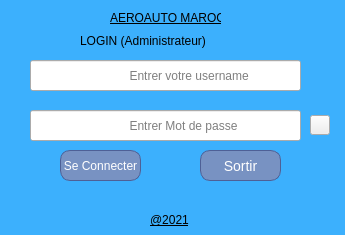
<?xml version="1.0" encoding="UTF-8"?>
<ui version="4.0">
 <class>Dialog</class>
 <widget class="QDialog" name="Dialog">
  <property name="geometry">
   <rect>
    <x>0</x>
    <y>0</y>
    <width>345</width>
    <height>235</height>
   </rect>
  </property>
  <property name="minimumSize">
   <size>
    <width>235</width>
    <height>235</height>
   </size>
  </property>
  <property name="maximumSize">
   <size>
    <width>345</width>
    <height>235</height>
   </size>
  </property>
  <property name="windowTitle">
   <string>Dialog</string>
  </property>
  <property name="styleSheet">
   <string notr="true">QDialog#Dialog {
 background: #3cb0fd;
  background-image: -webkit-linear-gradient(top, #3cb0fd, #3498db);
  background-image: -moz-linear-gradient(top, #3cb0fd, #3498db);
  background-image: -ms-linear-gradient(top, #3cb0fd, #3498db);
  background-image: -o-linear-gradient(top, #3cb0fd, #3498db);
  background-image: linear-gradient(to bottom, #3cb0fd, #3498db);
  text-decoration: none;
 border-radius:15px;
}
</string>
  </property>
  <widget class="QLineEdit" name="lineEdit">
   <property name="geometry">
    <rect>
     <x>30</x>
     <y>60</y>
     <width>271</width>
     <height>31</height>
    </rect>
   </property>
   <property name="styleSheet">
    <string notr="true"/>
   </property>
   <property name="placeholderText">
    <string>                             Entrer votre username </string>
   </property>
  </widget>
  <widget class="QLineEdit" name="lineEdit_2">
   <property name="geometry">
    <rect>
     <x>30</x>
     <y>110</y>
     <width>271</width>
     <height>31</height>
    </rect>
   </property>
   <property name="echoMode">
    <enum>QLineEdit::Password</enum>
   </property>
   <property name="placeholderText">
    <string>                             Entrer Mot de passe</string>
   </property>
  </widget>
  <widget class="QPushButton" name="pushButton">
   <property name="geometry">
    <rect>
     <x>60</x>
     <y>150</y>
     <width>81</width>
     <height>31</height>
    </rect>
   </property>
   <property name="cursor">
    <cursorShape>PointingHandCursor</cursorShape>
   </property>
   <property name="styleSheet">
    <string notr="true">.QPushButton {
	box-shadow: 0px 0px 0px 2px #9fb4f2;
	background:linear-gradient(to bottom, #7892c2 5%, #476e9e 100%);
	background-color:#7892c2;
	border-radius:10px;
	border:1px solid #4e6096;
	display:inline-block;
	cursor:pointer;
	color:#ffffff;
	font-family:Arial;
	font-size:12px;
	padding:8px 2px;
	text-decoration:none;
	text-shadow:0px 1px 0px #283966;
}
.QPushButton:hover {
	background:linear-gradient(to bottom, #476e9e 5%, #7892c2 100%);
	background-color:#77b55a;
}
.QPushButton:active {
	position:relative;
	top:1px;
}</string>
   </property>
   <property name="text">
    <string>Se Connecter</string>
   </property>
  </widget>
  <widget class="QPushButton" name="pushButton_2">
   <property name="geometry">
    <rect>
     <x>310</x>
     <y>115</y>
     <width>20</width>
     <height>20</height>
    </rect>
   </property>
   <property name="cursor">
    <cursorShape>PointingHandCursor</cursorShape>
   </property>
   <property name="styleSheet">
    <string notr="true"/>
   </property>
   <property name="text">
    <string/>
   </property>
  </widget>
  <widget class="QLabel" name="label_3">
   <property name="geometry">
    <rect>
     <x>110</x>
     <y>10</y>
     <width>111</width>
     <height>16</height>
    </rect>
   </property>
   <property name="styleSheet">
    <string notr="true">font: italic 8pt &quot;Arial&quot;;
text-decoration: underline;</string>
   </property>
   <property name="text">
    <string>AEROAUTO MAROC </string>
   </property>
  </widget>
  <widget class="QLabel" name="label_4">
   <property name="geometry">
    <rect>
     <x>150</x>
     <y>210</y>
     <width>51</width>
     <height>20</height>
    </rect>
   </property>
   <property name="styleSheet">
    <string notr="true">font: italic 8pt &quot;Arial&quot;;
text-decoration: underline;</string>
   </property>
   <property name="text">
    <string>@2021</string>
   </property>
  </widget>
  <widget class="QPushButton" name="pushButton_3">
   <property name="geometry">
    <rect>
     <x>200</x>
     <y>150</y>
     <width>81</width>
     <height>31</height>
    </rect>
   </property>
   <property name="cursor">
    <cursorShape>PointingHandCursor</cursorShape>
   </property>
   <property name="styleSheet">
    <string notr="true">.QPushButton {
	box-shadow: 0px 0px 0px 2px #9fb4f2;
	background:linear-gradient(to bottom, #7892c2 5%, #476e9e 100%);
	background-color:#7892c2;
	border-radius:10px;
	border:1px solid #4e6096;
	display:inline-block;
	cursor:pointer;
	color:#ffffff;
	font-family:Arial;
	font-size:14px;
	padding:3px 2px;
	text-decoration:none;
	text-shadow:0px 1px 0px #283966;
}
.QPushButton:hover {
	background:linear-gradient(to bottom, #476e9e 5%, #7892c2 100%);
	background-color:#e33636;
}
.QPushButton:active {
	position:relative;
	top:1px;
}</string>
   </property>
   <property name="text">
    <string>Sortir</string>
   </property>
  </widget>
  <widget class="QLabel" name="label_5">
   <property name="geometry">
    <rect>
     <x>80</x>
     <y>30</y>
     <width>211</width>
     <height>21</height>
    </rect>
   </property>
   <property name="styleSheet">
    <string notr="true">font: 75 italic 14pt &quot;Arial&quot;;</string>
   </property>
   <property name="text">
    <string>LOGIN (Administrateur)</string>
   </property>
  </widget>
  <widget class="QLabel" name="label_2">
   <property name="geometry">
    <rect>
     <x>80</x>
     <y>190</y>
     <width>191</width>
     <height>21</height>
    </rect>
   </property>
   <property name="text">
    <string/>
   </property>
  </widget>
 </widget>
 <resources>
  <include location="Resources.qrc"/>
 </resources>
 <connections/>
</ui>
